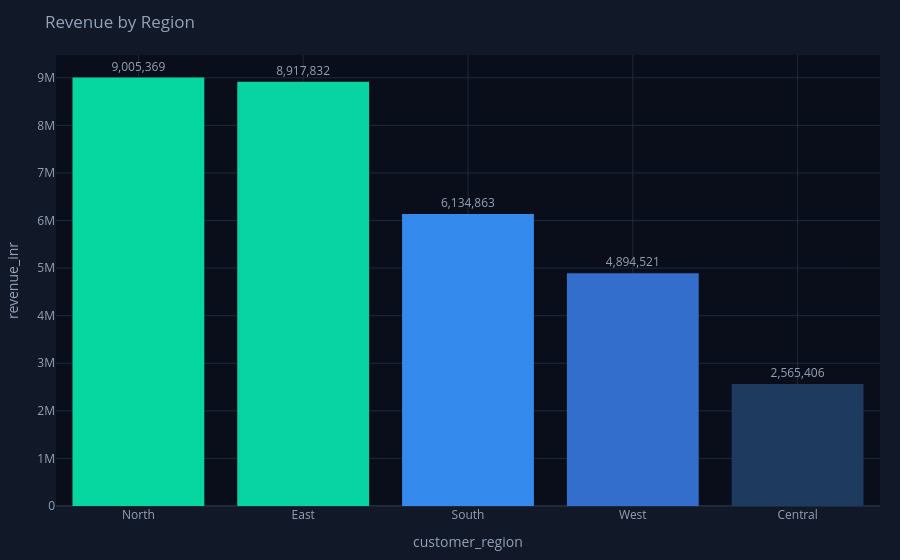

Notebook source saved alongside this figure:
### Markdown cell above
### Test 1 — Which regions spend the most?

### Code cell
Q = 'Which regions in India spend the most on online orders?'
print(f'Question: {Q}')
print('-'*60)
result = full_pipeline(Q)
if result['error']:
    print(f'Error: {result["error"]}')
else:
    print(f'Generated SQL:')
    print(result['sql'])
    print()
    print(f'Results ({len(result["df"])} rows):')
    display(result['df'])
    fig = smart_chart(result['df'], Q, 'Revenue by Region')
    if fig: fig.show()
    if result['insight']:
        print()
        print('Business Insight:')
        print(result['insight'])
    if result['retried']:
        print('(Note: AI auto-corrected its SQL and the fix was saved to memory)')

### Figure 1 — Plotly figure (JSON) as saved in the notebook; plotly's stock layout.template omitted (floating-point values rounded to 4 significant figures)
{"data": [{"hovertemplate": "customer_region=%{x}<br>revenue_inr=%{marker.color}<extra></extra>", "legendgroup": "", "marker": {"color": [9005000.0, 8918000.0, 6135000.0, 4895000.0, 2565000.0], "coloraxis": "coloraxis", "line": {"width": 0}, "pattern": {"shape": ""}}, "name": "", "orientation": "v", "showlegend": false, "text": [9005000.0, 8918000.0, 6135000.0, 4895000.0, 2565000.0], "textposition": "outside", "texttemplate": "%{text:,.0f}", "type": "bar", "x": ["North", "East", "South", "West", "Central"], "xaxis": "x", "y": [9005000.0, 8918000.0, 6135000.0, 4895000.0, 2565000.0], "yaxis": "y"}], "layout": {"barmode": "relative", "coloraxis": {"colorbar": {"title": {"text": "revenue_inr"}}, "colorscale": [[0, "#1e3a5f"], [0.5, "#3b82f6"], [1, "#06d6a0"]], "showscale": false}, "colorway": ["#3b82f6", "#06d6a0", "#f59e0b", "#ef4444", "#8b5cf6", "#ec4899", "#10b981", "#f97316", "#6366f1", "#14b8a6"], "font": {"color": "#94a3b8", "size": 12}, "legend": {"tracegroupgap": 0}, "margin": {"b": 40, "l": 20, "r": 20, "t": 55}, "paper_bgcolor": "#111827", "plot_bgcolor": "#0a0e1a", "showlegend": false, "title": {"text": "Revenue by Region"}, "xaxis": {"anchor": "y", "domain": [0, 1], "gridcolor": "#1e293b", "title": {"text": "customer_region"}, "zerolinecolor": "#1e293b"}, "yaxis": {"anchor": "x", "domain": [0, 1], "gridcolor": "#1e293b", "title": {"text": "revenue_inr"}, "zerolinecolor": "#1e293b"}}}
